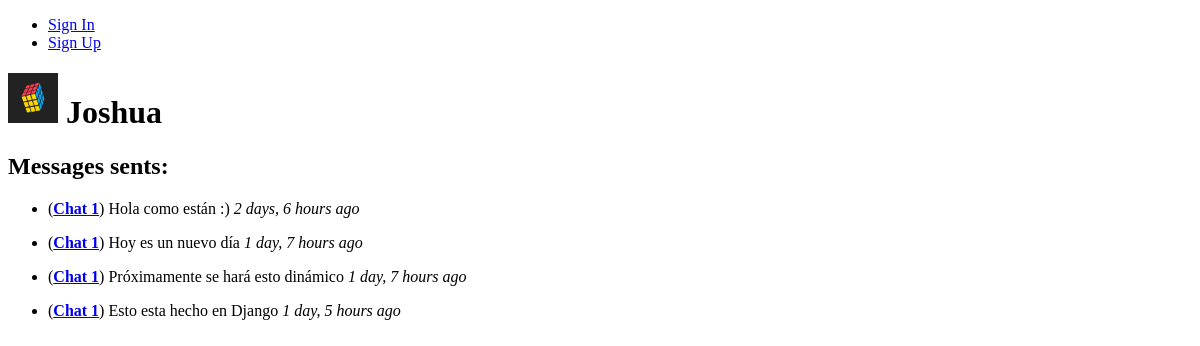
/profile/2, run on an earlier commit of the app's database.
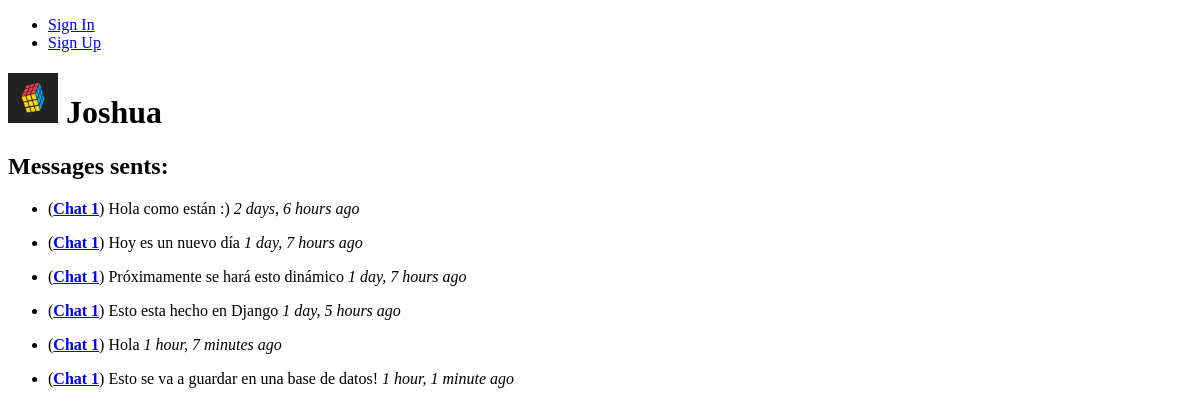
And on a later commit of the database.
### chat/models.py (models this page shows, shortened)
class Profile(models.Model):
    user = models.OneToOneField(User, on_delete=models.CASCADE)
    img = models.ImageField(upload_to='chat/profile_pics', default='default_profile_logo', blank=True)

class Message(models.Model):
    sender = models.ForeignKey(Profile, related_name='messages_sents', on_delete=models.SET_NULL, null=True)
    chat = models.ForeignKey(Chat, related_name='messages', on_delete=models.CASCADE, default=None)
    date_sent = models.DateTimeField(auto_now_add=True)
    text = models.TextField()
    file = models.FileField(upload_to='chat/chat_files', blank=True, default=None)

class Chat(models.Model):
    name = models.CharField(max_length=100)
    description = models.TextField()
    users = models.ManyToManyField(Profile, related_name='chats')

### chat/views.py (the view)
# urls.py: path(('profile/<int:id>'), views.profile_view, name='profile_view'),
def profile_view(request, id):
    profile = Profile.objects.get(id=id)
    messages_sents = Message.objects.filter(sender_id=id)
    context = {'profile': profile, 'messages_sents': messages_sents}
    return render(request, 'profile.html', context)

### chat/templates/profile.html
{% extends "base.html" %}
{% block content %}
    <h1>
        <img src="{{ profile.img.url }}" alt="{{ profile.user.username }}" width="50" height="50"> {{ profile.user.username }}
    </h1>
    <h2>
        Messages sents:
    </h2>
    <div>
        <ul>
            {% load humanize %}
            {% for message in messages_sents %}
                <li>
                    <p>(<a href="{% url 'chat_interaction_view' message.chat.id %}"><strong>{{message.chat.name}}</a></strong>) {{ message.text }} <em>{{ message.date_sent|timesince }} ago</em></p>
                </li>
            {% endfor %}
        </ul>
    </div>
{% endblock %}

### chat/templates/base.html (shortened to what this page needs)
<!DOCTYPE html>
<html lang="en">
<head>
</head>
<body>
    {% include '_navbar.html' %}
    {% block content %}
    {% endblock %}
</body>
</html>

### chat/templates/_navbar.html
<nav>
    <ul>
        {% if user.is_authenticated %}
        <li><a href="{% url 'home' %}">Home</a></li>
        <li><a href="{% url 'profile_view' request.user.profile.id %}">My Profile</a></li>
        <li><a href="{% url 'signout' %}">Sign Out</a></li>
        {% else %}
        <li><a href="{% url 'signin' %}">Sign In</a></li>
        <li><a href="{% url 'signup' %}">Sign Up</a></li>
        {% endif %}
    </ul>
</nav>

What changed in the data, as far as the page shows it:
added Message: chat.name "Chat 1", text "Hola", date_sent "1 hour, 7 minutes"
added Message: chat.name "Chat 1", text "Esto se va a guardar en una base de datos!", date_sent "1 hour, 1 minute"
